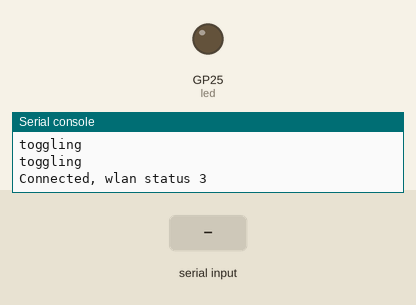
Bench run of a program on a simulated Raspberry Pi Pico running MicroPython. Parts: output pins drawn as LEDs (lit = HIGH), the last lines printed to the serial console. The test bench sets the inputs (shaded band). WiFi joins after 1.5 s; no MQTT or app messages arrive unless stated; the interpreter's speed is modelled, so counts of loop turns are approximate; library files of the repository ran but are not shown: secrets.py; pins used as bus, display or sensor lines are not drawn.

Above: at 8.4 s.
8.5 s: "S" received over the second serial link
At 18.4 s:
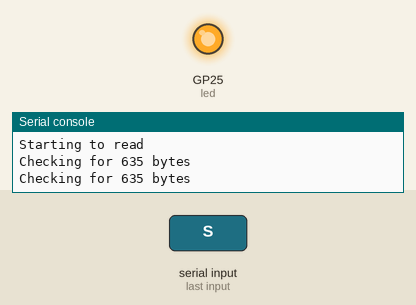
Timing chart, 0 to 19.9 s (numbered marks = the images above; inputs shaded):
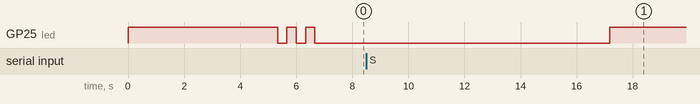

The program:

main.py
```python
import json

from micropython import const
import ubinascii
import network
from secrets import wifi_SSID, wifi_password
from umqtt.robust2 import MQTTClient
from machine import Pin, UART, Timer
import time
import re

DEBUG = const(False)
# Create a unique name for the Pico
pico_id = "pico-" + ubinascii.hexlify(machine.unique_id()).decode()


def toggle_led(timer):
    print("toggling")
    led.toggle()

def turn_off_led(timer):
    led.off()


timer_for_led_off = Timer()
def read_uart():
    if DEBUG:
        file = open("rawmessage.txt", "b")
        return file.read()
    else:
        print("Starting to read")
        data_request_pin.init(mode=Pin.OUT)
        # Read until exactly 635 bytes are processed
        rxdata = bytes()
        while len(rxdata) != 635:
            print("Checking for 635 bytes")
            # Reset rxdata every time it does not match 635
            rxdata = bytes()
            # Wait for data to come
            while uart.any() == 0:
                pass
            while uart.any() > 0:
                led.on()
                rxdata += uart.read()
        timer_for_led_off.init(mode=Timer.ONE_SHOT, period=250, callback=turn_off_led)
        data_request_pin.init(mode=Pin.IN)
        return rxdata


def parse_message(data):
    # Convert binary data to string
    data = data.decode()

    def extract(expression, group):
        return re.search(expression, data).group(group)

    def decode_timestamp(timestamp, dst):
        year = "20" + timestamp[0:2]
        month = timestamp[2:4]
        day = timestamp[4:6]
        hour = timestamp[6:8]
        minute = timestamp[8:10]
        second = timestamp[10:12]
        if dst == "S":
            tzinfo = "+02:00"
        elif dst == "X":
            tzinfo = "+01:00"
        return "%s-%s-%sT%s:%s:%s%s" % (year, month, day, hour, minute, second, tzinfo)

    extracted_data = {"date_time": decode_timestamp(extract("\d-\d:1\.0\.0\((\d+)(.)", 1),  # DateTime
                                                    extract("\d-\d:1\.0\.0\((\d+)(.)", 2)),  # DST
                      "energy1": extract("\d-\d:1\.8\.1\((\d+.\d+)", 1),
                      "energy2": extract("\d-\d:1\.8\.2\((\d+.\d+)", 1),
                      "tariff": extract("\d-\d:96\.14\.0\((\d+.\d+)", 1),
                      "power": extract("\d-\d:1\.7\.0\((\d+.\d+)", 1),
                      "n_power_failures": extract("\d-\d:96\.7\.21\((\d+.\d+)", 1),
                      "n_long_power_failures": extract("\d-\d:96\.7\.9\((\d+.\d+)", 1),
                      "n_voltage_drops": extract("\d-\d:32\.32\.0\((\d+.\d+)", 1),
                      "n_voltage_surges": extract("\d-\d:32\.36\.0\((\d+.\d+)", 1),
                      "instant_voltage": extract("\d-\d:32\.7\.0\((\d+.\d+)", 1),
                      "instant_current": extract("\d-\d:31\.7\.0\((\d+.\d+)", 1),
                      "instant_active_power": extract("\d-\d:21\.7\.0\((\d+.\d+)", 1),
                      "gas_date_time": decode_timestamp(extract("\d-\d:24\.2\.1\((\d+.\d+)(.)\)\((\d+.\d+)", 1),
                                                        # DateTime
                                                        extract("\d-\d:24\.2\.1\((\d+.\d+)(.)\)\((\d+.\d+)", 2)),  # DST
                      "gas_volume": extract("\d-\d:24\.2\.1\((\d+.\d+)(.)\)\((\d+.\d+)", 3)}  # (group 3 regex)

    return extracted_data


def read_and_publish(timer):
    message = read_uart()
    extracted_data = parse_message(message)
    stringified_data = json.dumps(extracted_data)
    c.publish(pico_id + "/meter", stringified_data)
    c.publish(pico_id + "/system/status", "online")


print(pico_id)

# Check if LED works
print("Cheking LED for 5 seconds")
led = Pin("LED", Pin.OUT)
led.on()
time.sleep(5)

# Initialise Wifi
print("Initializing WiFi")
wlan = network.WLAN(network.STA_IF)
wlan.active(True)
wlan.connect(wifi_SSID, wifi_password)

# Initialize UART for P1 port
data_request_pin = Pin(28, Pin.IN, pull=None, value=1)  # Data request pin cannot be low as per specification.It has
# to be high impedance state. We store value 1 so when we change it to Pin.OUT it is immediately set to high.
uart = UART(0, 115200, invert=UART.INV_RX)

# Checking Wi-Fi before continuing
tim = Timer()
tim.init(freq=3, mode=Timer.PERIODIC, callback=toggle_led)
while wlan.status() != 3:
    print("Waiting, wlan status " + str(wlan.status()))
    time.sleep(1)
print("Connected, wlan status " + str(wlan.status()))
tim.deinit()
led.off()

c = MQTTClient(pico_id, "192.168.1.100", keepalive=30)
c.set_last_will(pico_id + "/system/status", "offline", retain=True)
c.connect()


# Discovery packet for Homeassistant
def publish_config(discovery_topic, name, device_class=None, unit_of_measurement=None, state_class=None):
    config_payload = {
        "name": name,
        "state_topic": pico_id + "/meter",
        "availability_topic": pico_id + "/system/status",
        "device": {
            "identifiers": pico_id,
            "name": "Raspberry Pi Pico W"
        },
        "unique_id": pico_id + "-" + discovery_topic,
        "device_class": device_class,
        "value_template": "{{ value_json." + discovery_topic + " }}",
        "unit_of_measurement": unit_of_measurement,
        "state_class": state_class
    }

    if device_class is None:
        del config_payload["device_class"]
    if unit_of_measurement is None:
        del config_payload["unit_of_measurement"]
    if state_class is None:
        del config_payload["state_class"]

    c.publish("homeassistant/sensor/" + pico_id + "/" + discovery_topic + "/config", json.dumps(config_payload), retain=True)


publish_config("date_time", "Timestamp electricity", "timestamp")
publish_config("energy1", "Energy High Tariff", "energy", "kWh", "total_increasing")
publish_config("energy2", "Energy Low Tariff", "energy", "kWh", "total_increasing")
publish_config("tariff", "Tariff")
publish_config("power", "Actual power", "power", "kW", "measurement")
publish_config("n_power_failures", "N. of power failures", state_class="total_increasing")
publish_config("n_long_power_failures", "N. of long power failures", state_class="total_increasing")
publish_config("n_voltage_drops", "N. of voltage drops", state_class="total_increasing")
publish_config("n_voltage_surges", "N. of voltage surges", state_class="total_increasing")
publish_config("instant_voltage", "Voltage", "voltage", "V", "measurement")
publish_config("instant_current", "Current", "current", "A", "measurement")
publish_config("instant_active_power", "Active power", "power", "kW", "measurement")
publish_config("gas_date_time", "Timestamp gas", "timestamp")
publish_config("gas_volume", "Gas volume", "gas", "m3", "total_increasing")

# Send data to broker every 10 seconds
send_tim = Timer()
send_tim.init(period=10000, mode=Timer.PERIODIC, callback=read_and_publish)
```

Measured:
- after the input at 8.5 s, GP25 (led): LOW → HIGH after 8.7 s
- by itself, GP25 (led): repeats every 0.67 s: LOW 0.33 s, HIGH 0.33 s, until it stays LOW from 6.7 s
